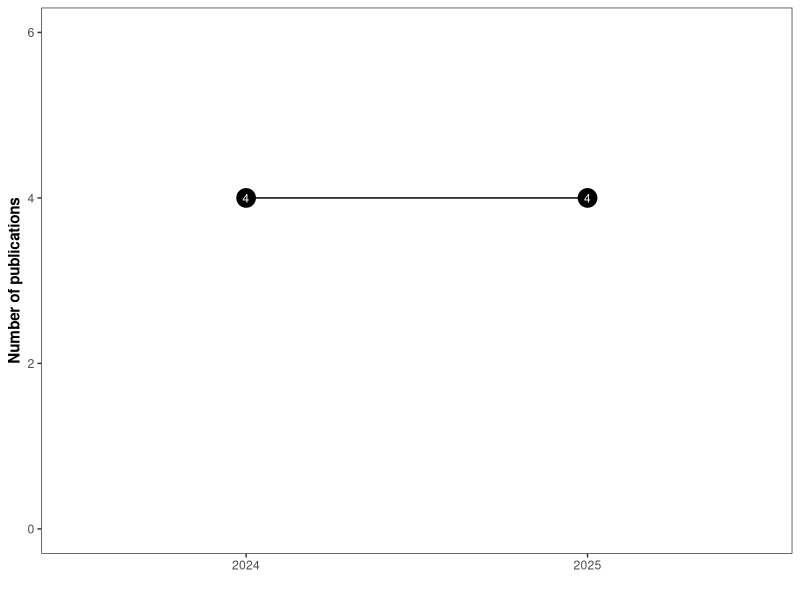

Write R code to recreate this figure.
## ---- chunk 1

# Packages
library(readxl)
library(dplyr)
library(readxl)
library(dplyr)
library(ggplot2)

## ---- chunk 2

# Chargement des données
pub_data <- read_excel("data/data.xlsx", sheet = "publications & communications", na = "NA") %>%
  filter(category %in% c("Webinar", "Presentation", "Poster")) %>%
  arrange(desc(order))

icons_data <- read_excel("data/data.xlsx", sheet = "icons", na = "NA")

## ---- chunk 3

# Affichage des publications
for (cat in unique(pub_data$category)) {
  
  cat_data <- filter(pub_data, category == cat)
  icon_path <- icons_data %>% filter(category == cat) %>% pull(image) %>% first()
  
  if (is.na(icon_path)) icon_path <- "icons/default.ico"

  cat(
    "<div style='display: flex; align-items: center;'>",
    paste0("<img src='", icon_path, "' style='width: 50px; margin-right: 10px;'>"),
    "<h2 style='margin: 0;'>", cat, "</h2></div><br>"
  )

  for (i in 1:nrow(cat_data)) {
    
    row <- cat_data[i, ]
    cat(
      "<div style='display: flex; justify-content: space-between; align-items: center;'>",
      "<div style='width: 95%; text-align: justify;'>",
      "<strong>", row$title, "</strong>", paste0("(", row$year, "). "),
      if (!is.na(row$journal)) paste0("<em>", row$journal, if (!is.na(row$journal_ref)) paste0(", ", row$journal_ref), "</em>. ") else "",
      if (!is.na(row$doi)) paste0("<a href='", row$doi, "' target='_blank'>", row$doi, "</a>. "),
      if (!is.na(row$filename) & !is.na(row$icons)) {
      width <- if (row$icons == "multimedia/video-download.ico") "24px" else "18px"
      paste0(
        "<a href='", row$filename, "' target='_blank'>
          <img src='", row$icons, "' style='width: ", width, "; vertical-align: top;' title='File'></a>"
      )
      },
      "</div></div><br>"
    )
    
  }
}

## ---- chunk 4

# Graphique publications par année
plot_data <- pub_data %>%
  count(year) %>%
  arrange(desc(year))

# Détermination du nombre maximal de publications 
max_n <- max(plot_data$n, na.rm = TRUE)

# Création du graphique
ggplot(plot_data, aes(x = as.factor(year), y = n)) +
  geom_line(group = 1, color = "black") +
  geom_point(size = 6, color = "black") +
  geom_text(aes(label = n), color = "white", size = 3, vjust = 0.5) +
  labs(x = "", y = "Number of publications") +
  theme_test() +
  theme(axis.title.y = element_text(face = "bold")) +
  scale_y_continuous(limits = c(0, max_n + 2))

